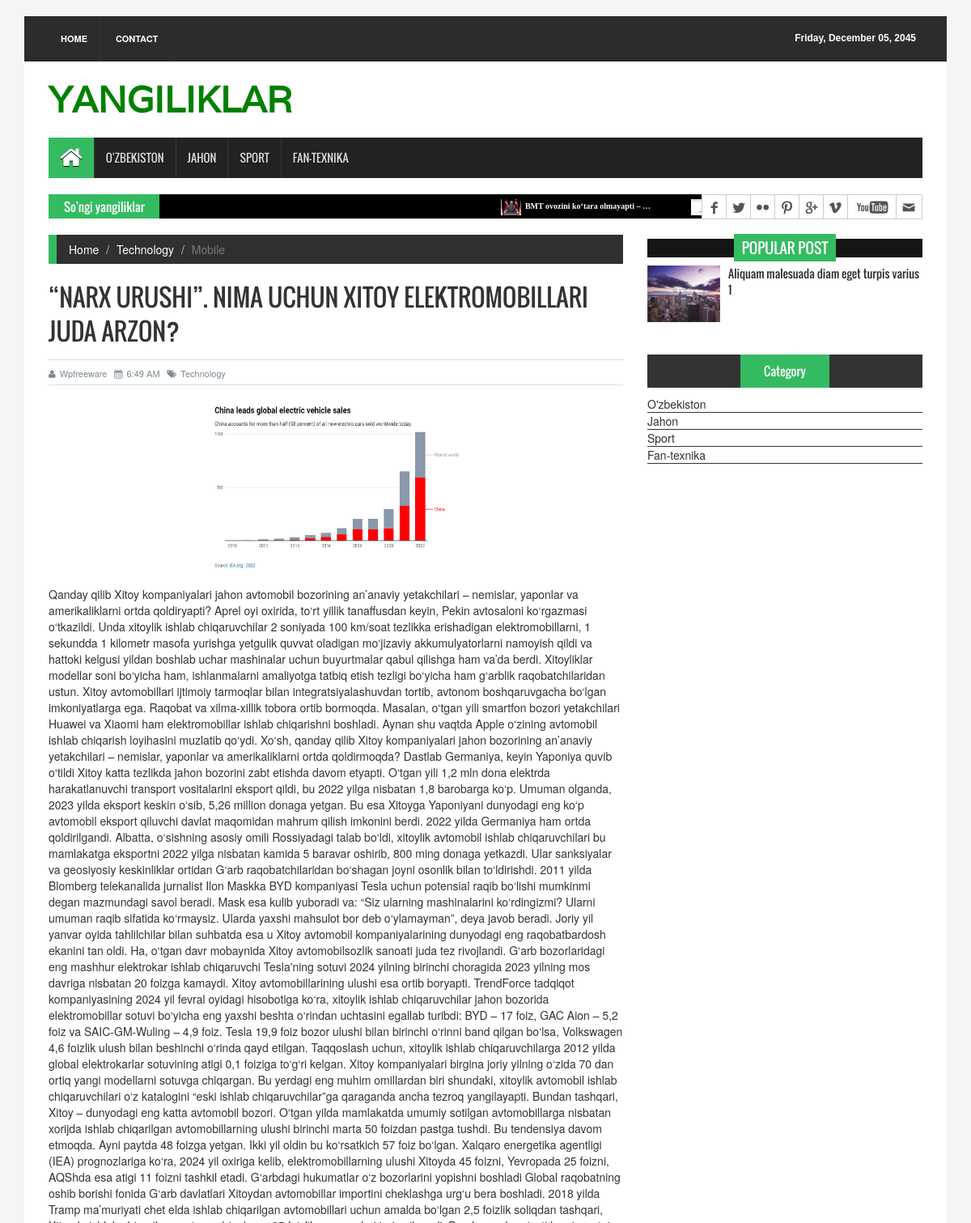
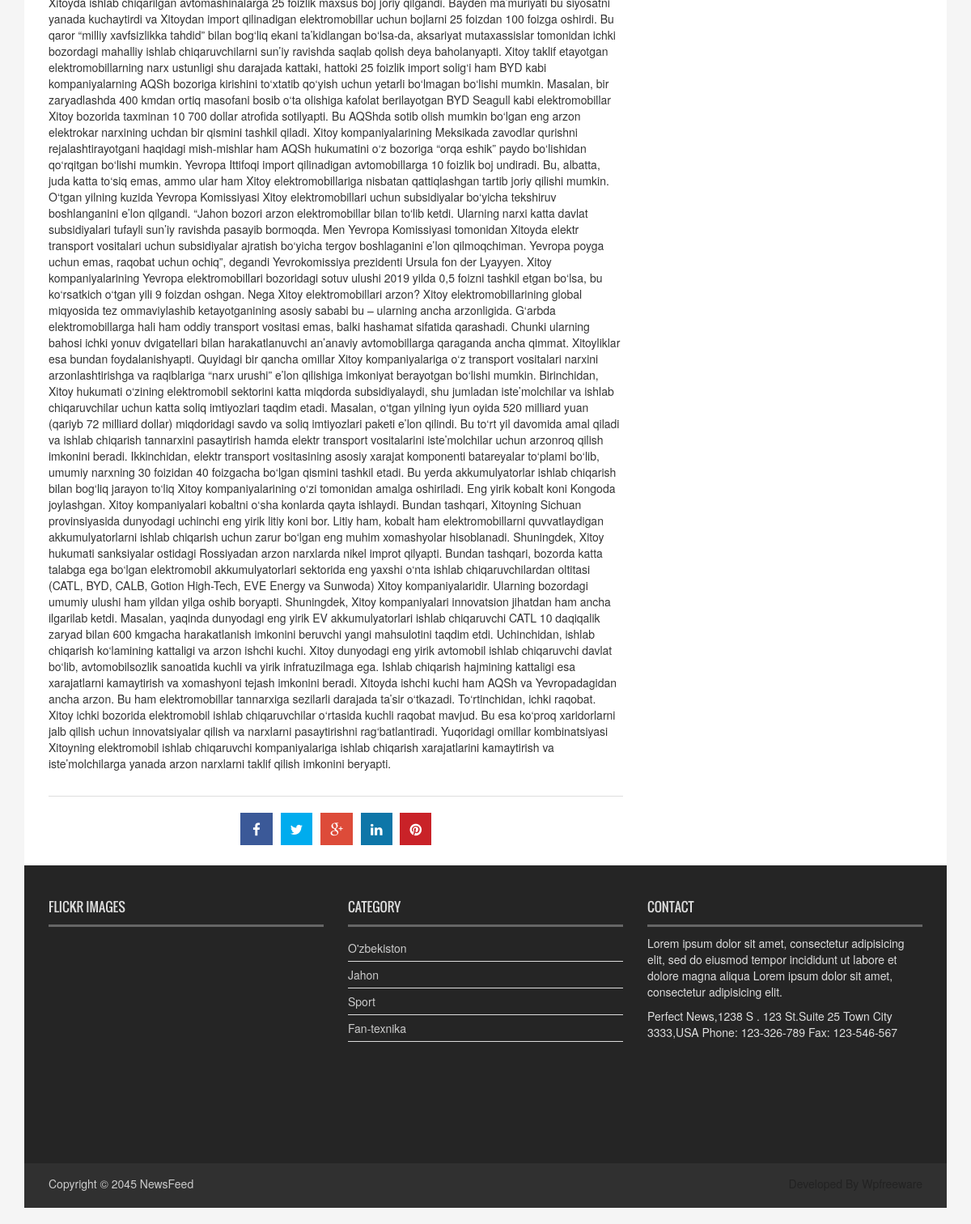
The app's page /news-detail/19/ with its own data (2 pictures, top to bottom).
### news/models.py (models this page shows, shortened)
class CategoryModel(models.Model):
    name = models.CharField(max_length=50, verbose_name='Kategoriya nomi')
    class Meta:
        db_table = 'Categorys'
        managed = True
        verbose_name = 'Kategoriyalar'
        verbose_name_plural = 'Kategoriyalar'

class NewsModel(models.Model):
    class Status(models.TextChoices):
        Deactive = 'Faol emas', 'Faol emas'
        Active = 'Faol', 'Faol'
    title = models.CharField(max_length=250, verbose_name='Yangilik nomi')
    body = models.TextField(verbose_name="Yangilik haqida ma'lumotlar")
    image = models.ImageField(upload_to='news/images', verbose_name='Rasmi')
    category = models.ForeignKey(CategoryModel,
                                 on_delete=models.CASCADE,
                                 verbose_name='Kategoriyasi'
                                 )
    publish_time = models.DateTimeField(default=timezone.now, verbose_name='Yangilik yaratilgan vaqqt')
    created_time = models.DateTimeField(auto_now_add=True)
    updeted_time = models.DateTimeField(auto_now=True)
    status = models.CharField(max_length=50,
                              choices=Status.choices,
                              default=Status.Deactive,
                              verbose_name='Holati'
                              )
    objects = models.Manager()
    manager = ActivedManager()
    class Meta:
        ordering = ['-publish_time']
        db_table = 'News'
        managed = True
        verbose_name = 'Yangiliklar'
        verbose_name_plural = 'Yangiliklar'

### news/views.py (the view)
# urls.py: path('news-detail/<int:pk>/', view=NewsDetailView.as_view(), name='news_detail_page'),
class NewsDetailView(View):
     def get(self, request, pk):
          news_detail = NewsModel.objects.get(pk=pk)
          category_list = CategoryModel.objects.all()
          all_news_list = NewsModel.manager.all().order_by('-publish_time')[:9]
          context = {
               'category_list' : category_list,
               'news_detail' : news_detail,
               'all_news_list' : all_news_list
          }
          return render(request=request, template_name='news/news_detail.html', context=context)

### news/context_processor.py (called while the page is built)
def UniverCategory(self,):
    category_list = CategoryModel.objects.all()
    context = {
        'category_list' : category_list,
    }
    return context

### news/models.py (called while the page is built)
    def get_queryset(self):
        return super().get_queryset().filter(status='Faol')

### templates/news/news_detail.html (shortened to what this page needs)
{% extends "news/base.html" %}
{% load static %}
{% block category %}
<section id="navArea">
  <nav class="navbar navbar-inverse" role="navigation">
    <div id="navbar" class="navbar-collapse collapse">
      <ul class="nav navbar-nav main_nav">
        <li class="active"><a href="index.html"><span class="fa fa-home desktop-home"></span><span class="mobile-show">Home</span></a></li>
        {% for category in category_list %}
          <li><a href="{% url 'category_detail_page' category.pk %}">{{category.name}}</a></li>
        {% endfor %}
      </ul>
    </div>
  </nav>
</section>
{% endblock category %}
{% block content %}
  <section id="contentSection">
    <div class="row">
      <div class="col-lg-8 col-md-8 col-sm-8">
        <div class="left_content">
          <div class="single_page">
            <ol class="breadcrumb">
              <li><a href="../index.html">Home</a></li>
              <li><a href="#">Technology</a></li>
              <li class="active">Mobile</li>
            </ol>
            <h1>{{news_detail.title}}</h1>
            <div class="post_commentbox"> <a href="#"><i class="fa fa-user"></i>Wpfreeware</a> <span><i class="fa fa-calendar"></i>6:49 AM</span> <a href="#"><i class="fa fa-tags"></i>Technology</a> </div>
            <div class="single_page_content"> <img class="img-center" src="{{news_detail.image.url}}" alt="">
              <p>{{news_detail.body}}</p>
            </div>
            <div class="social_link">
              <ul class="sociallink_nav">
                <li><a href="#"><i class="fa fa-facebook"></i></a></li>
                <li><a href="#"><i class="fa fa-twitter"></i></a></li>
                <li><a href="#"><i class="fa fa-google-plus"></i></a></li>
                <li><a href="#"><i class="fa fa-linkedin"></i></a></li>
                <li><a href="#"><i class="fa fa-pinterest"></i></a></li>
              </ul>
          </div>
        </div>
      </div>
    </div>
{% endblock content %}
{% block content3 %}
  {% for news in all_news_list %}
    <li><a href="{% url 'news_detail_page' news.pk %}"> <img src="{{news.image.url}}" alt="">{{news.title | truncatewords:5}}</a></li>
  {% endfor %}
{% endblock content3 %}
{% block content2 %}
      <div class="col-lg-4 col-md-4 col-sm-4">
        <aside class="right_content">
          <div class="single_sidebar">
            <h2><span>Popular Post</span></h2>
            <ul class="spost_nav">
              <li>
                <div class="media wow fadeInDown"> <a href="pages/single_page.html" class="media-left"> <img alt="" src="{% static 'images/post_img1.jpg' %}"> </a>
                  <div class="media-body"> <a href="pages/single_page.html" class="catg_title"> Aliquam malesuada diam eget turpis varius 1</a> </div>
                </div>
              </li>
            </ul>
          </div>
          <div class="single_sidebar">
            <ul class="nav nav-tabs" role="tablist">
              <li role="presentation" class="active"><a href="#category" aria-controls="home" role="tab" data-toggle="tab">Category</a></li>
            </ul>
            <div class="tab-content">
              <div role="tabpanel" class="tab-pane active" id="category">
                <ul>
                  {% for category in category_list %}
                    <li><a href="{% url 'category_detail_page' category.pk %}">{{category.name}}</a></li>
                  {% endfor %}
                </ul>
              </div>
            </div>
          </div>
        </aside>
      </div>
    </div>
  </section>
{% endblock content2 %}

### templates/news/base.html (shortened to what this page needs)
<!DOCTYPE html>
{% load static %}
<html>
<head>
<link rel="stylesheet" type="text/css" href="{% static 'css/bootstrap.min.css' %}">
<link rel="stylesheet" type="text/css" href="{% static 'css/font-awesome.min.css' %}">
<link rel="stylesheet" type="text/css" href="{% static 'css/animate.css' %}">
<link rel="stylesheet" type="text/css" href="{% static 'css/font.css' %}">
<link rel="stylesheet" type="text/css" href="{% static 'css/li-scroller.css' %}">
<link rel="stylesheet" type="text/css" href="{% static 'css/slick.css' %}">
<link rel="stylesheet" type="text/css" href="{% static 'css/jquery.fancybox.css' %}">
<link rel="stylesheet" type="text/css" href="{% static 'css/theme.css' %}">
<link rel="stylesheet" type="text/css" href="{% static 'css/style.css' %}">
</head>
<body>
<div class="container">
  <header id="header">
    <div class="row">
      <div class="col-lg-12 col-md-12 col-sm-12">
        <div class="header_top">
          <div class="header_top_left">
            <ul class="top_nav">
              <li><a href="{% url 'home_page' %}">Home</a></li>
              <li><a href="{% url 'contact_page' %}">Contact</a></li>
            </ul>
          </div>
          <div class="header_top_right">
            <p>Friday, December 05, 2045</p>
          </div>
        </div>
      </div>
      <div class="col-lg-12 col-md-12 col-sm-12">
        <div class="header_bottom">
          <div class="logo_area"><a href="{% url 'home_page' %}" class="logo" style="color: green;" >YANGILIKLAR</a></div>
        </div>
      </div>
    </div>
  </header>
{% block category %}
{% endblock category %}
  <section id="newsSection">
    <div class="row">
      <div class="col-lg-12 col-md-12">
        <div class="latest_newsarea"> <span>So'ngi yangiliklar</span>
          <ul id="ticker01" class="news_sticker">
            {% block content3 %}{% endblock content3 %}
          </ul>
          <div class="social_area">
            <ul class="social_nav">
              <li class="facebook"><a href="#"></a></li>
              <li class="twitter"><a href="#"></a></li>
              <li class="flickr"><a href="#"></a></li>
              <li class="pinterest"><a href="#"></a></li>
              <li class="googleplus"><a href="#"></a></li>
              <li class="vimeo"><a href="#"></a></li>
              <li class="youtube"><a href="#"></a></li>
              <li class="mail"><a href="#"></a></li>
            </ul>
          </div>
        </div>
      </div>
    </div>
  </section>
{% block content %}
{% endblock content %}
{% block content2 %}
{% endblock content2 %}
  <footer id="footer">
    <div class="footer_top">
      <div class="row">
        <div class="col-lg-4 col-md-4 col-sm-4">
          <div class="footer_widget wow fadeInLeftBig">
            <h2>Flickr Images</h2>
          </div>
        </div>
        <div class="col-lg-4 col-md-4 col-sm-4">
          <div class="footer_widget wow fadeInDown">
            <h2>Category</h2>
            <ul class="tag_nav">
              {% for category in category_list %}
                <li><a href="{% url 'category_detail_page' category.pk %}">{{category.name}}</a></li>
              {% endfor %}
            </ul>
          </div>
        </div>
        <div class="col-lg-4 col-md-4 col-sm-4">
          <div class="footer_widget wow fadeInRightBig">
            <h2>Contact</h2>
            <p>Lorem ipsum dolor sit amet, consectetur adipisicing elit, sed do eiusmod tempor incididunt ut labore et dolore magna aliqua Lorem ipsum dolor sit amet, consectetur adipisicing elit.</p>
            <address>
            Perfect News,1238 S . 123 St.Suite 25 Town City 3333,USA Phone: 123-326-789 Fax: 123-546-567
            </address>
          </div>
        </div>
      </div>
    </div>
    <div class="footer_bottom">
      <p class="copyright">Copyright &copy; 2045 <a href="index.html">NewsFeed</a></p>
      <p class="developer">Developed By Wpfreeware</p>
    </div>
  </footer>
</div>
</body>
</html>

### static/css/li-scroller.css (style rules this page uses)
ul.newsticker { position:relative; left:750px; font:bold 10px Verdana; list-style-type:none; margin:0; padding:0 }
ul.newsticker li { float:left; margin:0; padding:0 }
ul.newsticker a { white-space:nowrap; padding:0; color:#fff; margin:0 50px 0 0 }
ul.newsticker a > img { height:20px; margin-right:5px; width:25px }

### static/css/theme.css (style rules this page uses)
.navbar-inverse .navbar-nav > .active > a, .navbar-inverse .navbar-nav > .active > a:hover, .navbar-inverse .navbar-nav > .active > a:focus { background-color:#34bb61 }
.latest_newsarea span { background:none repeat scroll 0 0 #34bb61 }
.single_sidebar > h2 span { background:none repeat scroll 0 0 #34bb61 }
.nav-tabs > li.active > a, .nav-tabs > li.active > a:hover, .nav-tabs > li.active > a:focus { background-color:#34bb61 }
.breadcrumb { border-left:10px solid #34bb61 }

### records on screen
CategoryModel: name "O'ZBEKISTON", name "O'zbekiston"
CategoryModel: name "JAHON", name "Jahon"
CategoryModel: name "SPORT", name "Sport"
CategoryModel: name "FAN-TEXNIKA", name "Fan-texnika"
NewsModel: image (picture), title "BMT ovozini ko‘tara olmayapti – …"
NewsModel: title "“NARX URUSHI”. NIMA UCHUN XITOY ELEKTROMOBILLARI JUDA ARZON?", image (picture), body "Qanday qilib Xitoy kompaniyalari jahon avtomobil bozorining an’anaviy yetakchilari – nemislar, yaponlar va amerikaliklarni ortda qoldiryapti? Aprel oyi oxirida, to‘rt yillik tanaffusdan keyin, Pekin avtosaloni ko‘rgazmasi o‘tkazildi. Unda xitoylik ishlab chiqaruvchilar 2 soniyada 100 km/soat tezlikka erishadigan elektromobillarni, 1 sekundda 1 kilometr masofa yurishga yetgulik quvvat oladigan mo‘jizaviy akkumulyatorlarni namoyish qildi va hattoki kelgusi yildan boshlab uchar mashinalar uchun buyurtmalar qabul qilishga ham va’da berdi. Xitoyliklar modellar soni bo‘yicha ham, ishlanmalarni amaliyotga tatbiq etish tezligi bo‘yicha ham g‘arblik raqobatchilaridan ustun. Xitoy avtomobillari…"
